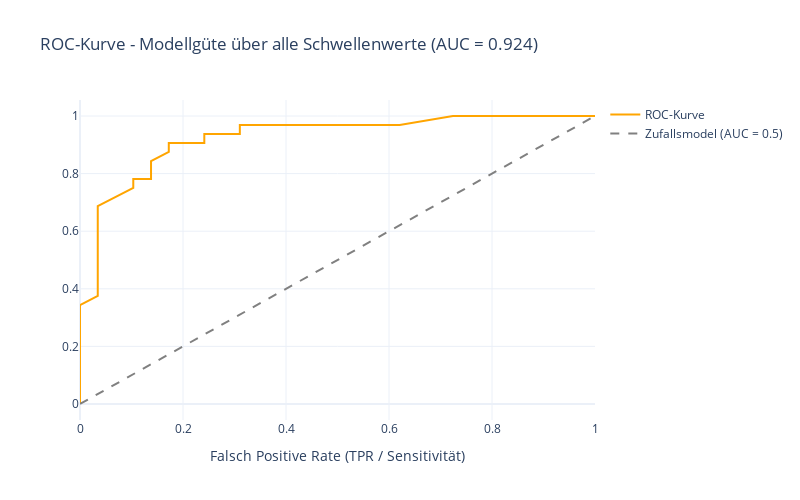

The cell this chart's notebook holds for it:
### Code cell
from sklearn.metrics import roc_curve, auc
import plotly.graph_objects as go

# ROC-Werte berechnen:
fpr, tpr, thresholds = roc_curve(y_test, y_probs_positive)

# AUC-Werte berechnen:
roc_auc = auc(fpr, tpr)

# ROC-Kurve zeichnen:

fig = go.Figure()

fig.add_trace(go.Scatter(
    x=fpr,
    y=tpr,
    mode="lines",
    name="ROC-Kurve",
    line=dict(color="orange"),
    hovertemplate="FPR: %{x:.2f}<br>TPR: %{y:.2f}"
))

# Diagonale (Zufallsmodell) zeichnen:
fig.add_trace(go.Scatter(
    x=[0, 1],
    y=[0, 1],
    mode="lines",
    name="Zufallsmodel (AUC = 0.5)",
    line=dict(color="gray", dash="dash")
))

fig.update_layout(
    title=f"ROC-Kurve - Modellgüte über alle Schwellenwerte (AUC = {roc_auc:.3f})",
    xaxis_title="Falsch Positive Rate (TPR / Sensitivität)",
    template="plotly_white",
    width=800,
    height=500
)

fig

### Figure 1 — Plotly figure (JSON) as saved in the notebook; plotly's stock layout.template omitted (floating-point values rounded to 4 significant figures)
{"data": [{"hovertemplate": "FPR: %{x:.2f}<br>TPR: %{y:.2f}", "line": {"color": "orange"}, "mode": "lines", "name": "ROC-Kurve", "type": "scatter", "x": [0.0, 0.0, 0.0, 0.0, 0.0, 0.0, 0.0, 0.03448, 0.03448, 0.03448, 0.03448, 0.03448, 0.1034, 0.1034, 0.1379, 0.1379, 0.1724, 0.1724, 0.2414, 0.2414, 0.3103, 0.3103, 0.4138, 0.5172, 0.5862, 0.6207, 0.7241, 0.7931, 0.931, 1.0], "y": [0.0, 0.0625, 0.09375, 0.1562, 0.25, 0.3125, 0.3438, 0.375, 0.4062, 0.5312, 0.5938, 0.6875, 0.75, 0.7812, 0.7812, 0.8438, 0.875, 0.9062, 0.9062, 0.9375, 0.9375, 0.9688, 0.9688, 0.9688, 0.9688, 0.9688, 1.0, 1.0, 1.0, 1.0]}, {"line": {"color": "gray", "dash": "dash"}, "mode": "lines", "name": "Zufallsmodel (AUC = 0.5)", "type": "scatter", "x": [0, 1], "y": [0, 1]}], "layout": {"height": 500, "title": {"text": "ROC-Kurve - Modellgüte über alle Schwellenwerte (AUC = 0.924)"}, "width": 800, "xaxis": {"title": {"text": "Falsch Positive Rate (TPR / Sensitivität)"}}}}
